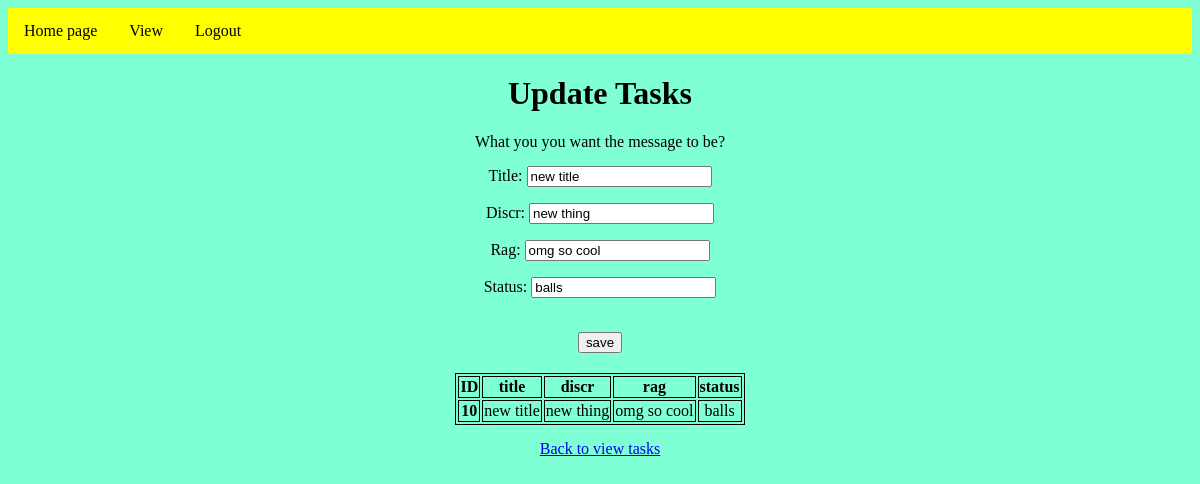
Before: /view/update/10/ (signed in) with the older database file.
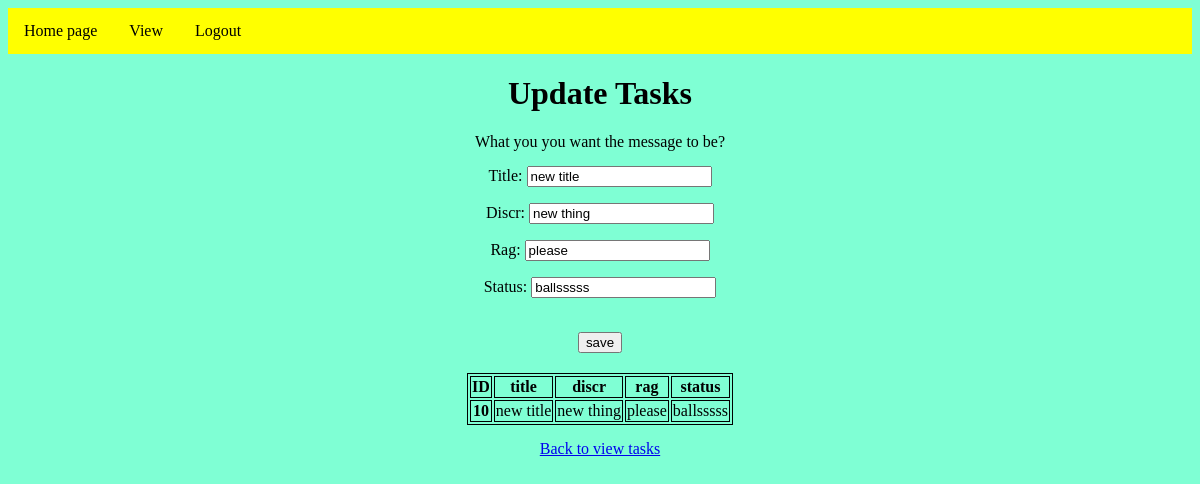
After: the same page with the newer database file.
### taskmanager/models.py (models this page shows, shortened)
class Task(models.Model):
    title = models.CharField(max_length=255)
    discr = models.CharField(max_length=255)
    rag = models.CharField(max_length=255)
    status = models.CharField(max_length=255)

### taskmanager/views.py (the view)
# urls.py: path("view/update/<pk>/", views.TaskUpdateView.as_view(), name="update"),
class TaskUpdateView(ContextDataMixim, LoginRequiredMixin, generic.UpdateView):
    model = Task
    title = "Update"
    template_name = "update.html"
    context_object_name = "task"
    fields = ["title", "discr", "rag", "status"]
    success_url = "/view"

### taskmanager/views.py (called while the page is built)
    def get_context_data(self, **kwargs: Any) -> dict[str, Any]:
        context = super().get_context_data(**kwargs)
        context["fields"] = Task._meta.fields
        return context

### taskmanager/templates/update.html (shortened to what this page needs)
{% extends 'base_layout.html' %}
{% load static %}
{% block content %}
<h1>Update Tasks </h1>
<form method="POST">
    <p>What you you want the message to be? </p>
    {{ form.as_p }}
    <br>
    <input type="submit" value="save">
</form>
{% endblock %}

### taskmanager/templates/base_layout.html (shortened to what this page needs)
{% load static %}
<!DOCTYPE html>
<html>
{% block head %}
<head>
    <link rel="stylesheet" href={% static "mainstatic.css" %}>
    <ul>
        <li><a href="{% url 'main' %}">Home page</a></li>
        <li><a href="/view">View</a></li>
        {% if user.is_authenticated %}
            <li><a href="{% url 'logout' %}">Logout</a></li>
        {% else %}
            <li><a href="{% url 'login' %}">Login</a></li>
        {% endif %}
    </ul>
</head>
{% endblock %}
    {% block content %}{% endblock %}
{% block table %}
<table class="center">
<tr>{% for field in fields %}<th>{{ field.verbose_name }}</th>{% endfor %}</tr>
<tr>
    <td><b>{{ task.id }}</b></td>
    <td>{{ task.title }}</td>
    <td>{{ task.discr }}</td>
    <td>{{ task.rag }}</td>
    <td>{{ task.status }}</td>
</tr>
</table>
<p><a href="/view">Back to view tasks</a></p>
{% endblock %}
</html>

Changed rows visible on the page:
changed Task "new title": rag "omg so cool" → "please"; status "balls" → "ballsssss"
